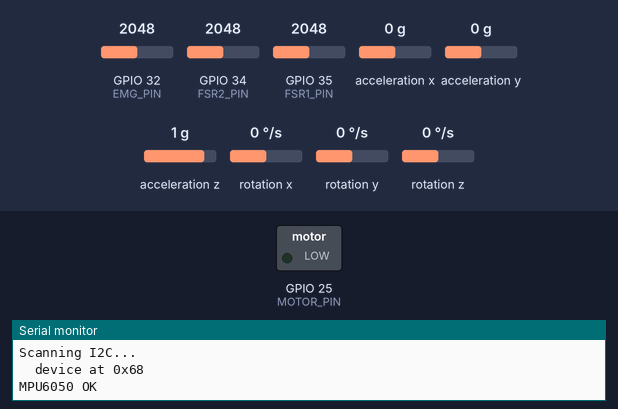
A sketch run on a simulated ESP32. On the bench: switched loads named in the sketch (green lamp = pin HIGH), the last lines printed to the serial monitor. The test bench sets the inputs (shaded band); at power-on: GPIO 32 (EMG_PIN) = 2048, GPIO 34 (FSR2_PIN) = 2048, GPIO 35 (FSR1_PIN) = 2048, acceleration x 0 g, acceleration y 0 g, acceleration z 1 g, rotation x 0 °/s, rotation y 0 °/s, rotation z 0 °/s (analog values on the 0–4095 scale).

Above: at 3.05 s.
At 4.2 s:
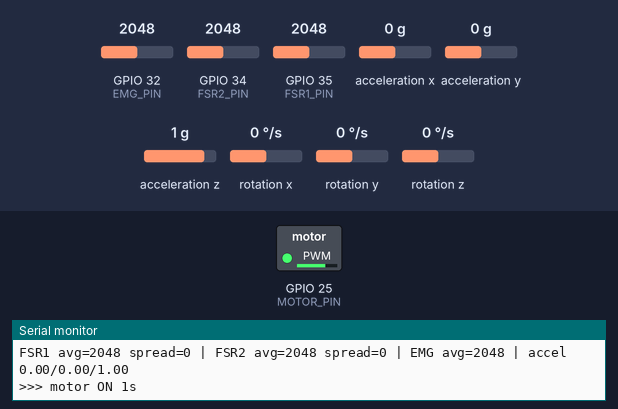
Timing chart, 0 to 10.4 s (numbered marks = the images above):
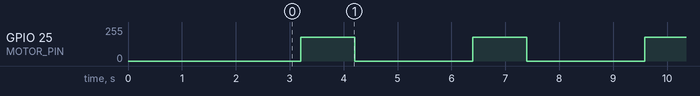

Measured:
- by itself, GPIO 25 (MOTOR_PIN): alternates 179/255 for 1.0 s and 0/255 for 2.2 s

The sketch:

sensor_check.ino
```cpp
// (licence header left out)
#include <Wire.h>
#include <MPU6050_tockn.h>

const int FSR1_PIN = 35, FSR2_PIN = 34, EMG_PIN = 32;
const int SDA_PIN = 21, SCL_PIN = 22, MOTOR_PIN = 25;
const int MOTOR_FREQ = 20000, MOTOR_RES = 8;

MPU6050 mpu(Wire);
bool imuOK = false;

void analyze(int pin, int &lo, int &hi, int &avg) {
  const int N = 200;
  long sum = 0; lo = 4095; hi = 0;
  for (int i = 0; i < N; i++) {
    int v = analogRead(pin);
    sum += v;
    if (v < lo) lo = v;
    if (v > hi) hi = v;
    delayMicroseconds(200);
  }
  avg = sum / N;
}

void setup() {
  Serial.begin(115200);
  analogReadResolution(12);
  analogSetPinAttenuation(FSR1_PIN, ADC_11db);
  analogSetPinAttenuation(FSR2_PIN, ADC_11db);
  analogSetPinAttenuation(EMG_PIN,  ADC_11db);
  ledcAttach(MOTOR_PIN, MOTOR_FREQ, MOTOR_RES);
  ledcWrite(MOTOR_PIN, 0);

  Wire.begin(SDA_PIN, SCL_PIN);
  Serial.println("Scanning I2C...");
  for (byte a = 1; a < 127; a++) {
    Wire.beginTransmission(a);
    if (Wire.endTransmission() == 0) {
      Serial.print("  device at 0x"); Serial.println(a, HEX);
      if (a == 0x68) imuOK = true;
    }
  }
  if (imuOK) { mpu.begin(); mpu.calcGyroOffsets(true); Serial.println("MPU6050 OK"); }
  else Serial.println("MPU6050 NOT FOUND - check D21/D22, power, ground");
}

void loop() {
  int l1, h1, a1, l2, h2, a2, le, he, ae;
  analyze(FSR1_PIN, l1, h1, a1);
  analyze(FSR2_PIN, l2, h2, a2);
  analyze(EMG_PIN,  le, he, ae);

  Serial.print("FSR1 avg="); Serial.print(a1);
  Serial.print(" spread="); Serial.print(h1 - l1);
  Serial.print(" | FSR2 avg="); Serial.print(a2);
  Serial.print(" spread="); Serial.print(h2 - l2);
  Serial.print(" | EMG avg="); Serial.print(ae);

  // fault signatures on the primary grip channel
  if (l1 == 0 && h1 >= 4090)  Serial.print("   <-- FSR1 jumping 0<->4095 (loose connection)");
  else if (a1 >= 4090)        Serial.print("   <-- FSR1 railed (floating: check divider)");
  else if (h1 - l1 > 300)     Serial.print("   <-- FSR1 noisy");

  if (imuOK) {
    mpu.update();
    Serial.print(" | accel ");
    Serial.print(mpu.getAccX(), 2); Serial.print("/");
    Serial.print(mpu.getAccY(), 2); Serial.print("/");
    Serial.print(mpu.getAccZ(), 2);
  }
  Serial.println();

  Serial.println(">>> motor ON 1s");
  ledcWrite(MOTOR_PIN, 180);
  delay(1000);
  ledcWrite(MOTOR_PIN, 0);
  delay(2000);
}
```
